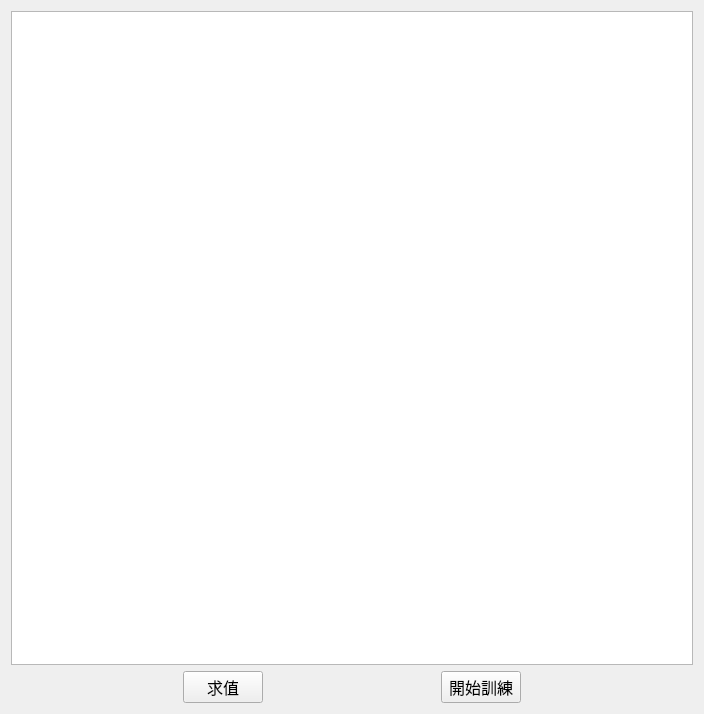
<?xml version="1.0" encoding="UTF-8"?>
<ui version="4.0">
 <class>Form</class>
 <widget class="QWidget" name="Form">
  <property name="geometry">
   <rect>
    <x>0</x>
    <y>0</y>
    <width>704</width>
    <height>714</height>
   </rect>
  </property>
  <property name="font">
   <font>
    <family>標楷體</family>
    <pointsize>12</pointsize>
   </font>
  </property>
  <property name="windowTitle">
   <string>InceptionV3</string>
  </property>
  <layout class="QVBoxLayout" name="verticalLayout">
   <item>
    <widget class="QListWidget" name="listWidget"/>
   </item>
   <item>
    <layout class="QHBoxLayout" name="horizontalLayout">
     <item>
      <spacer name="horizontalSpacer">
       <property name="orientation">
        <enum>Qt::Horizontal</enum>
       </property>
       <property name="sizeHint" stdset="0">
        <size>
         <width>40</width>
         <height>20</height>
        </size>
       </property>
      </spacer>
     </item>
     <item>
      <widget class="QPushButton" name="btnInference">
       <property name="text">
        <string>求值</string>
       </property>
      </widget>
     </item>
     <item>
      <spacer name="horizontalSpacer_2">
       <property name="orientation">
        <enum>Qt::Horizontal</enum>
       </property>
       <property name="sizeHint" stdset="0">
        <size>
         <width>40</width>
         <height>20</height>
        </size>
       </property>
      </spacer>
     </item>
     <item>
      <widget class="QPushButton" name="btnTraining">
       <property name="text">
        <string>開始訓練</string>
       </property>
      </widget>
     </item>
     <item>
      <spacer name="horizontalSpacer_3">
       <property name="orientation">
        <enum>Qt::Horizontal</enum>
       </property>
       <property name="sizeHint" stdset="0">
        <size>
         <width>40</width>
         <height>20</height>
        </size>
       </property>
      </spacer>
     </item>
    </layout>
   </item>
  </layout>
 </widget>
 <resources/>
 <connections>
  <connection>
   <sender>btnTraining</sender>
   <signal>clicked()</signal>
   <receiver>Form</receiver>
   <slot>training()</slot>
   <hints>
    <hint type="sourcelabel">
     <x>480</x>
     <y>691</y>
    </hint>
    <hint type="destinationlabel">
     <x>351</x>
     <y>356</y>
    </hint>
   </hints>
  </connection>
  <connection>
   <sender>btnInference</sender>
   <signal>clicked()</signal>
   <receiver>Form</receiver>
   <slot>inference()</slot>
   <hints>
    <hint type="sourcelabel">
     <x>223</x>
     <y>691</y>
    </hint>
    <hint type="destinationlabel">
     <x>351</x>
     <y>356</y>
    </hint>
   </hints>
  </connection>
 </connections>
 <slots>
  <slot>training()</slot>
  <slot>inference()</slot>
 </slots>
</ui>
